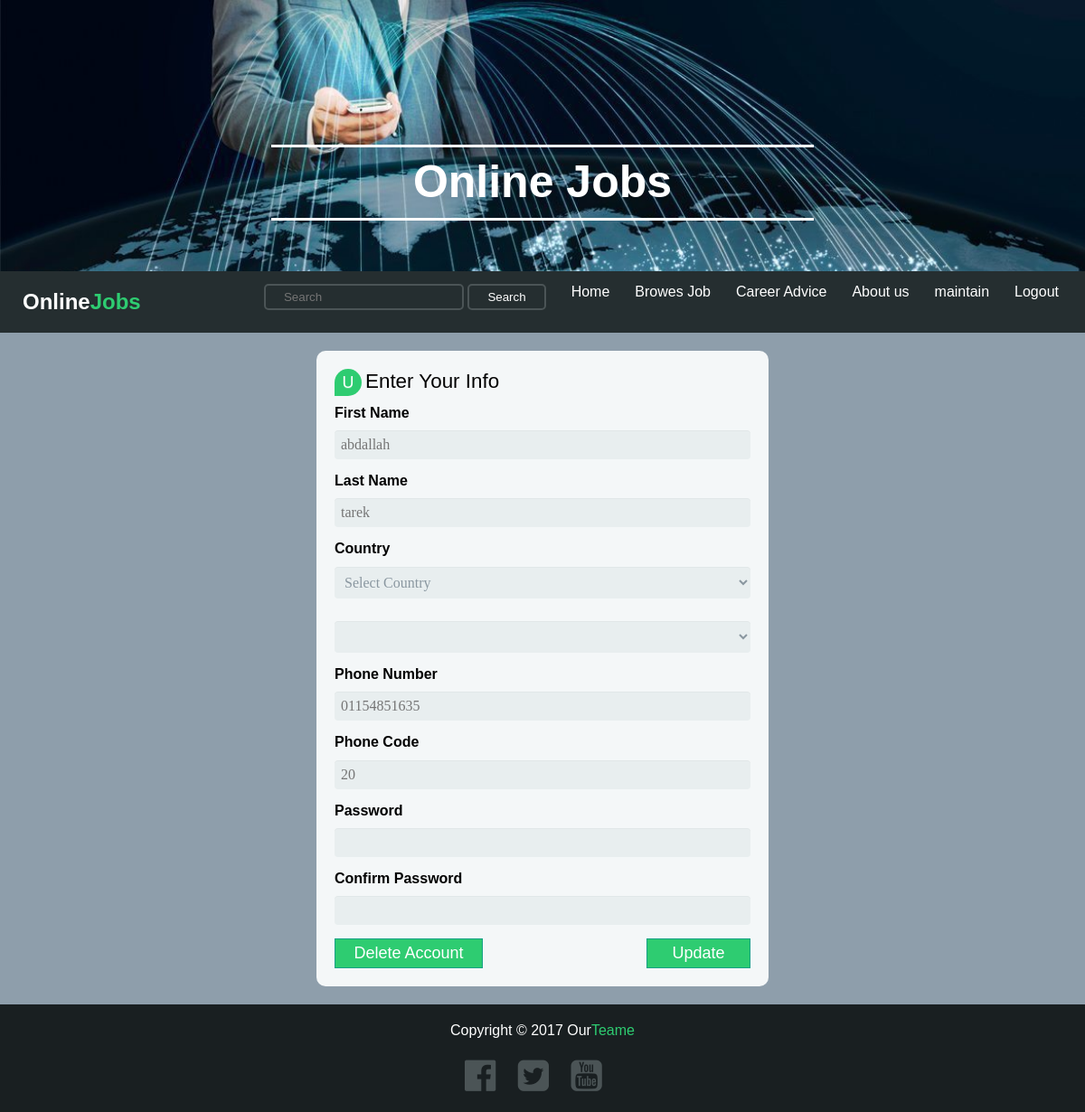
/App/View/UpdateUser.php (signed in), run on the app's committed database.
### tables this page shows
CREATE TABLE `users` (
  `user_id` int(11) NOT NULL,
  `email` varchar(255) NOT NULL,
  `first_name` varchar(255) NOT NULL,
  `last_name` varchar(255) NOT NULL,
  `password` varchar(255) NOT NULL,
  `country` varchar(255) NOT NULL,
  `town` varchar(255) NOT NULL,
  `birthday` date NOT NULL,
  `gender` char(6) NOT NULL,
  `phone_num` varchar(255) NOT NULL,
  `phone_code` varchar(5) NOT NULL,
  `answer` varchar(255) NOT NULL,
  `profile_pic` varchar(255) NOT NULL DEFAULT '../Resources/Images/uploads/facebook-avatar.jpg',
  `cv` varchar(255) NOT NULL,
  `user_type` tinyint(4) NOT NULL
);

### App/model/updateuser.php (called while the page is built, shortened)
<?php
class updateuser {
    private $id;
    function set_id($emp_id) {
        $this->id = $emp_id;
    }
    function getinfo() {
        try {
            $dbh = new Database();
           $q = "SELECT `email`, `first_name`, `last_name`, `country`, `town`, `birthday`, `gender`, `phone_num`, `phone_code`,  `profile_pic`, `cv`FROM `users` WHERE `user_id` = '$this->id'";
            $stm = $dbh->prepare($q);
            $stm->execute();
            if ($stm->rowCount() > 0) {
                $result = $stm->fetchAll();
                return $result;
            } else {
                echo 'WRONG USER NAME OR PASSWORD';
            }
        } catch (Exception $ex) {
            echo $ex->getMessage();
        }
    }
}

### App/View/UpdateUser.php (the view, shortened to what this page needs)
<?php
include 'HTML_B.php';
include 'Header.php';
include 'nav_bar.php';
if(isset($_SESSION['username'])){
include '../model/updateuser.php';
$emp_id = $_SESSION['ID'];
$up_user = new updateuser();
$up_user->set_id($emp_id);
$result = $up_user->getinfo();
?>
<div class = "container">
    <div class="update">
        <form action="../Controller/UserController.php?id=<?php echo $emp_id; ?>" method="post">
            <fieldset>
                <legend><span class="number">U</span> Enter Your Info</legend>
                <h4>First Name</h4>
                <input type="text" name="firstName" placeholder="<?php echo $result[0]['first_name']; ?>">
                <h4>Last Name</h4>
                <input type="text" name="lastName" placeholder="<?php echo $result[0]['last_name']; ?>">
                <h4>Country</h4>
                <select id="country" name="country"></select>
                <select id="state" name="town"></select>
                <h4>Phone Number</h4>
                <input type="number" name="phoneNumber" placeholder="<?php echo $result[0]['phone_num']; ?>">
                <h4>Phone Code</h4>
                <input type="number" name="phoneCode" placeholder="<?php echo $result[0]['phone_code']; ?>">
                <h4>Password</h4>
                <input  type="Password" name="Password" >
                <h4>Confirm Password</h4>
                <input  type="Password" name="confirmPassword">
                <input type="submit" name="Update" value="Update" />
                <input type="submit" name="Delete" value="Delete Account" style="float: left;width: 164px;" />
            </fieldset>
        </form>
    </div>
</div>
<?php
include 'Footer.php';
}else {
             echo '<script type="text/javascript">notifyMe("Not Loged in OR you Dont have permisson!"," ");</script>';
            echo '<script type="text/javascript">Redirect("../View/Home.php");</script>';
}
?>

### App/Resources/css/main.css (style rules this page uses)
* { margin: 0; padding: 0; box-sizing: border-box; }
body { font-family: sans-serif; }
.container { width: 1170px; margin: auto; }
body { background-color: #8e9eab; width: 100%; margin: auto; font-family: "Trebuchet MS", Helvetica, sans-serif; }
* { box-sizing: border-box; }
body { background-image: url('../IMG/BC8.jpg'); background-size: cover; width: 100%; margin: auto; font-family: "Trebuchet MS", Helvetica, sans-serif; }
.update { max-width: 500px; padding: 10px 20px; background: #f4f7f8; margin: 20px auto; padding: 20px; background: #f4f7f8; border-radius: 10px; }
.update fieldset { border: none; }
.update legend { font-size: 1.4em; margin-bottom: 10px; }
.update input[type="text"], .update input[type="number"], .update input[type="file"], .update input[type="password"], .update textarea, .update select { font-family: Georgia, "Times New Roman", Times, serif; background: rgba(255,255,255,.1); border: none; border-radius: 4px; font-size: 16px; margin: 0; outline: 0; padding: 7px; width: 100%; box-sizing: border-box; background-color: #e8eeef; color:#8a97a0; box-shadow: 0 1px 0 rgba(0,0,0,0.03) inset; margin-bottom: 15px; margin-top: 10px; }
.update select { height:35px; }
.update .number { background: #2ecc71; color: #fff; height: 30px; width: 30px; display: inline-block; font-size: 0.8em; margin-right: 4px; line-height: 30px; text-align: center; text-shadow: 0 1px 0 rgba(255,255,255,0.2); border-radius: 15px 15px 15px 0px; }
.update input[type="submit"], .update input[type="button"], .applay input[type="button"], .approve input[type="button"] { position: relative; display: block; padding: 5px 20px 5px 20px; color: #FFF; margin: 0 auto; background: #2ecc71; font-size: 18px; text-align: center; font-style: initial; width: 25%; border: 1px solid #16a085; border-width: 1px 1px 1px; float: right; }

### data on the page
users: firstName "abdallah", lastName "tarek", phoneNumber "01154851635", phoneCode "20"
